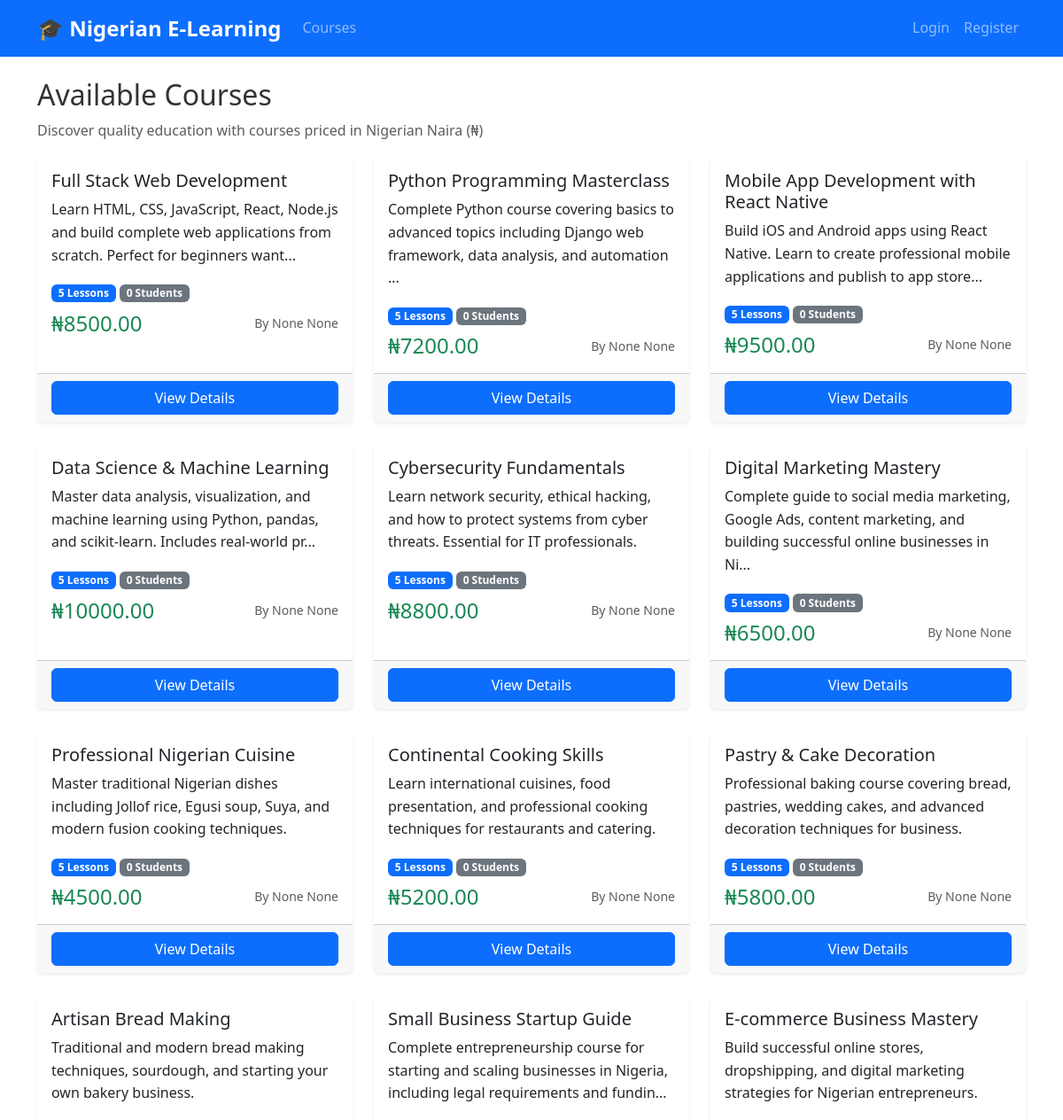
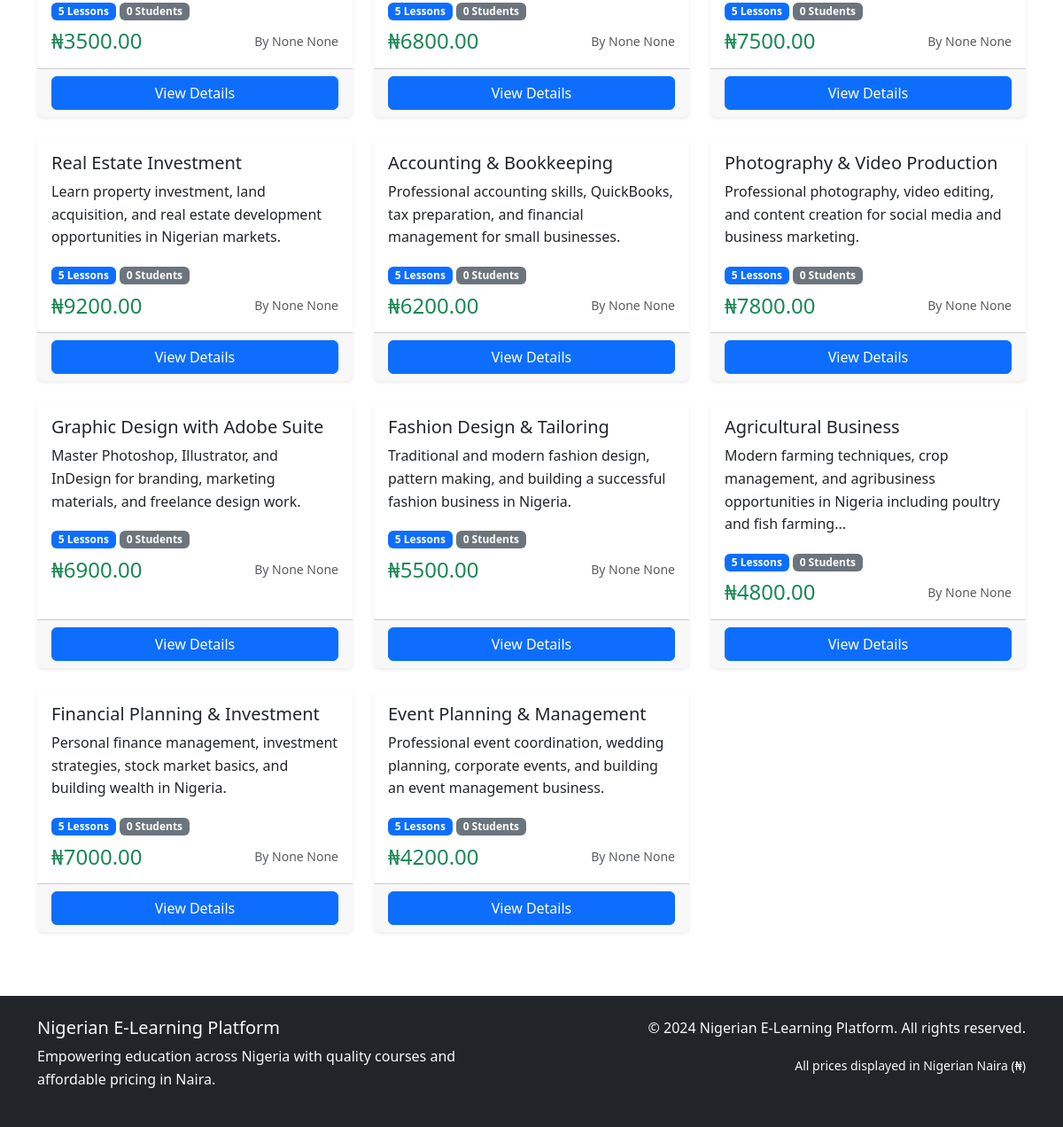
Screenshot of /courses with the database file from the repository (2 pictures, top to bottom).
### models.py (models this page shows, shortened)
class Course(db.Model):
    id = db.Column(db.Integer, primary_key=True)
    title = db.Column(db.String(200), nullable=False)
    description = db.Column(db.Text)
    price = db.Column(db.Float, nullable=False, default=0.0)
    instructor_id = db.Column(db.Integer, db.ForeignKey('user.id'), nullable=False)
    is_active = db.Column(db.Boolean, default=True)
    created_at = db.Column(db.DateTime, default=datetime.utcnow)
    updated_at = db.Column(db.DateTime, default=datetime.utcnow, onupdate=datetime.utcnow)
    lessons = db.relationship('Lesson', backref='course', lazy='dynamic', cascade='all, delete-orphan')
    enrollments = db.relationship('Enrollment', backref='course', lazy='dynamic')
    quizzes = db.relationship('Quiz', backref='course', lazy='dynamic')
    assignments = db.relationship('Assignment', backref='course', lazy='dynamic')

class User(UserMixin, db.Model):
    id = db.Column(db.Integer, primary_key=True)
    username = db.Column(db.String(80), unique=True, nullable=False)
    email = db.Column(db.String(120), unique=True, nullable=False)
    password_hash = db.Column(db.String(256), nullable=False)
    role = db.Column(db.String(20), nullable=False, default='student')  # admin, instructor, student
    first_name = db.Column(db.String(50))
    last_name = db.Column(db.String(50))
    is_active = db.Column(db.Boolean, default=True)
    wallet_balance = db.Column(db.Float, default=0.0)
    course_credits = db.Column(db.Integer, default=0)
    created_at = db.Column(db.DateTime, default=datetime.utcnow)
    courses_created = db.relationship('Course', backref='instructor', lazy='dynamic')
    enrollments = db.relationship('Enrollment', backref='student', lazy='dynamic')
    payments = db.relationship('Payment', backref='user', lazy='dynamic')
    wallet_transactions = db.relationship('WalletTransaction', backref='user', lazy='dynamic')
    quiz_attempts = db.relationship('QuizAttempt', backref='user', lazy='dynamic')
    assignment_submissions = db.relationship('AssignmentSubmission', backref='user', lazy='dynamic')

### routes.py (the view)
@app.route('/courses')
def courses():
    courses = Course.query.filter_by(is_active=True).all()
    return render_template('courses/list.html', courses=courses)

### templates/courses/list.html (shortened to what this page needs)
{% extends "base.html" %}
{% block content %}
<div class="row">
    <div class="col-12">
        <h2>Available Courses</h2>
        <p class="text-muted">Discover quality education with courses priced in Nigerian Naira (₦)</p>
    </div>
</div>
{% if courses %}
<div class="row">
    {% for course in courses %}
    <div class="col-lg-4 col-md-6 mb-4">
        <div class="card h-100">
            <div class="card-body">
                <h5 class="card-title">{{ course.title }}</h5>
                <p class="card-text">{{ course.description[:120] }}{% if course.description|length > 120 %}...{% endif %}</p>
                <div class="mb-2">
                    <span class="badge bg-primary">{{ course.lessons.count() }} Lessons</span>
                    <span class="badge bg-secondary">{{ course.enrollments.filter_by(status='approved').count() }} Students</span>
                </div>
                <div class="d-flex justify-content-between align-items-center">
                    <h4 class="text-success mb-0">₦{{ "%.2f"|format(course.price) }}</h4>
                    <small class="text-muted">By {{ course.instructor.first_name }} {{ course.instructor.last_name }}</small>
                </div>
            </div>
            <div class="card-footer">
                <div class="d-grid">
                    <a href="{{ url_for('course_detail', course_id=course.id) }}" class="btn btn-primary">View Details</a>
                </div>
            </div>
        </div>
    </div>
    {% endfor %}
</div>
{% endif %}
{% endblock %}

### static/css/style.css (style rules this page uses)
:root { --primary-color: #0d6efd; --success-color: #198754; --warning-color: #ffc107; --danger-color: #dc3545; --naira-color: #00b04f; --dark-color: #212529; --light-color: #f8f9fa; }
body { font-family: 'Segoe UI', Tahoma, Geneva, Verdana, sans-serif; line-height: 1.6; color: #333; }
.card { border: none; box-shadow: 0 0.125rem 0.25rem rgba(0, 0, 0, 0.075); transition: box-shadow 0.15s ease-in-out; }
.btn { border-radius: 0.375rem; font-weight: 500; transition: all 0.3s ease; }
.btn-primary { background-color: var(--primary-color); border-color: var(--primary-color); }
.badge { font-size: 0.75rem; font-weight: 600; }

### rows the page displays
Course: title "Full Stack Web Development", description "Learn HTML, CSS, JavaScript, React, Node.js and build complete web applications from scratch. Perfect for beginners want", lessons.count "5", enrollments.filter_by "0", price "8500.00", instructor.first_name "None", instructor.last_name "None"
Course: title "Python Programming Masterclass", description "Complete Python course covering basics to advanced topics including Django web framework, data analysis, and automation", lessons.count "5", enrollments.filter_by "0", price "7200.00", instructor.first_name "None", instructor.last_name "None"
Course: title "Mobile App Development with React Native", description "Build iOS and Android apps using React Native. Learn to create professional mobile applications and publish to app store", lessons.count "5", enrollments.filter_by "0", price "9500.00", instructor.first_name "None", instructor.last_name "None"
Course: title "Data Science & Machine Learning", description "Master data analysis, visualization, and machine learning using Python, pandas, and scikit-learn. Includes real-world pr", lessons.count "5", enrollments.filter_by "0", price "10000.00", instructor.first_name "None", instructor.last_name "None"
Course: title "Cybersecurity Fundamentals", description "Learn network security, ethical hacking, and how to protect systems from cyber threats. Essential for IT professionals.", lessons.count "5", enrollments.filter_by "0", price "8800.00", instructor.first_name "None", instructor.last_name "None"
Course: title "Digital Marketing Mastery", description "Complete guide to social media marketing, Google Ads, content marketing, and building successful online businesses in Ni", lessons.count "5", enrollments.filter_by "0", price "6500.00", instructor.first_name "None", instructor.last_name "None"
Course: title "Professional Nigerian Cuisine", description "Master traditional Nigerian dishes including Jollof rice, Egusi soup, Suya, and modern fusion cooking techniques.", lessons.count "5", enrollments.filter_by "0", price "4500.00", instructor.first_name "None", instructor.last_name "None"
Course: title "Continental Cooking Skills", description "Learn international cuisines, food presentation, and professional cooking techniques for restaurants and catering.", lessons.count "5", enrollments.filter_by "0", price "5200.00", instructor.first_name "None", instructor.last_name "None"
Course: title "Pastry & Cake Decoration", description "Professional baking course covering bread, pastries, wedding cakes, and advanced decoration techniques for business.", lessons.count "5", enrollments.filter_by "0", price "5800.00", instructor.first_name "None", instructor.last_name "None"
Course: title "Artisan Bread Making", description "Traditional and modern bread making techniques, sourdough, and starting your own bakery business.", lessons.count "5", enrollments.filter_by "0", price "3500.00", instructor.first_name "None", instructor.last_name "None"
Course: title "Small Business Startup Guide", description "Complete entrepreneurship course for starting and scaling businesses in Nigeria, including legal requirements and fundin", lessons.count "5", enrollments.filter_by "0", price "6800.00", instructor.first_name "None", instructor.last_name "None"
Course: title "E-commerce Business Mastery", description "Build successful online stores, dropshipping, and digital marketing strategies for Nigerian entrepreneurs.", lessons.count "5", enrollments.filter_by "0", price "7500.00", instructor.first_name "None", instructor.last_name "None"
Course: title "Real Estate Investment", description "Learn property investment, land acquisition, and real estate development opportunities in Nigerian markets.", lessons.count "5", enrollments.filter_by "0", price "9200.00", instructor.first_name "None", instructor.last_name "None"
Course: title "Accounting & Bookkeeping", description "Professional accounting skills, QuickBooks, tax preparation, and financial management for small businesses.", lessons.count "5", enrollments.filter_by "0", price "6200.00", instructor.first_name "None", instructor.last_name "None"
Course: title "Photography & Video Production", description "Professional photography, video editing, and content creation for social media and business marketing.", lessons.count "5", enrollments.filter_by "0", price "7800.00", instructor.first_name "None", instructor.last_name "None"
Course: title "Graphic Design with Adobe Suite", description "Master Photoshop, Illustrator, and InDesign for branding, marketing materials, and freelance design work.", lessons.count "5", enrollments.filter_by "0", price "6900.00", instructor.first_name "None", instructor.last_name "None"
Course: title "Fashion Design & Tailoring", description "Traditional and modern fashion design, pattern making, and building a successful fashion business in Nigeria.", lessons.count "5", enrollments.filter_by "0", price "5500.00", instructor.first_name "None", instructor.last_name "None"
Course: title "Agricultural Business", description "Modern farming techniques, crop management, and agribusiness opportunities in Nigeria including poultry and fish farming", lessons.count "5", enrollments.filter_by "0", price "4800.00", instructor.first_name "None", instructor.last_name "None"
Course: title "Financial Planning & Investment", description "Personal finance management, investment strategies, stock market basics, and building wealth in Nigeria.", lessons.count "5", enrollments.filter_by "0", price "7000.00", instructor.first_name "None", instructor.last_name "None"
Course: title "Event Planning & Management", description "Professional event coordination, wedding planning, corporate events, and building an event management business.", lessons.count "5", enrollments.filter_by "0", price "4200.00", instructor.first_name "None", instructor.last_name "None"
